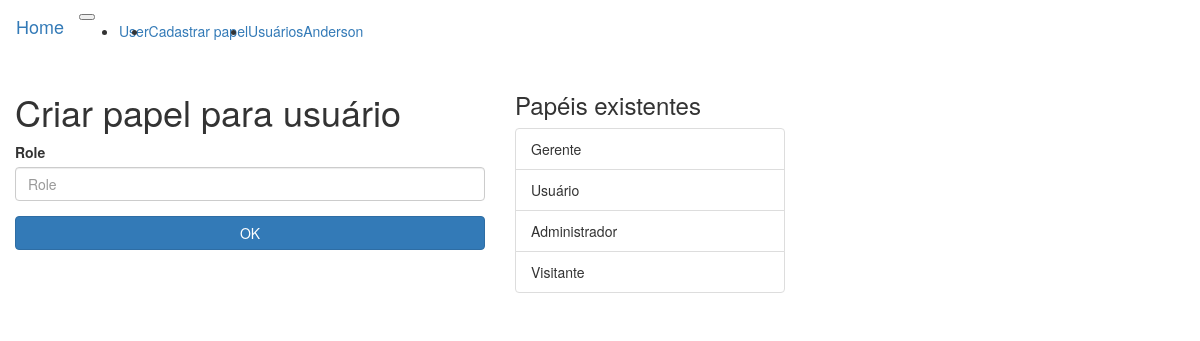
Page /create_role (signed in) on the committed database.
### app/models.py (models this page shows, shortened)
class User(db.Model, UserMixin):
    __tablename__ = 'users'
    id = db.Column(db.Integer, primary_key=True)
    username = db.Column(db.String(64), unique=True, index=True)
    role_id = db.Column(db.Integer, db.ForeignKey('roles.id'))
    password_hash = db.Column(db.String(128))
    @property
    def password(self):
        raise AttributeError('password is not readable')

class Role(db.Model):
    __tablename__ = 'roles'
    id = db.Column(db.Integer, primary_key=True)
    name = db.Column(db.String(64), unique=True)
    users = db.relationship('User', backref='role')

### app/main/views.py (the view, shortened to what this page needs)
@main.route('/create_role', methods=["GET", "POST"])
def create_role():
    roles = Role.query.all()
    form = RoleForm()
    return render_template('create_role.html', form=form, roles=roles)

### app/main/forms.py
class RoleForm(FlaskForm):
    role_name = StringField('Role', validators=[ DataRequired() ])
    submit = SubmitField('OK')

### app/models.py (called while the page is built)
@login_manager.user_loader
def load_user(user_id):
    return User.query.get(int(user_id))

### app/templates/create_role.html (shortened to what this page needs)
{% extends 'base.html' %}
{% import "bootstrap/wtf.html" as wtf %}
{% block content %}
    <div class="container-fluid">
        <div class="row justify-content-center my-4">
            <div class="col-sm-9 col-md-8 col-xs-5 col-lg-5 mx-4">
                <h1 class="my-4">Criar papel para usuário</h1>
                <form method="POST" role="form">
                    {{ wtf.form_field(form.role_name, class='form-control', placeholder=form
                    .role_name.label.text) }}
                    {{ wtf.form_field(form.submit, class='btn btn-block btn-primary') }}
                </form>
            </div>
            <div class="col-sm-3 col-md-4 col-xs-3 col-lg-3 mt-4">
                <h3>Papéis existentes</h3>
                <ul class="list-group my-4">
                    {% for role in roles %}
                        <li class="list-group-item">
                            {{ role.name }}
                        </li>
                    {% endfor %}
                </ul>
            </div>
        </div>
    </div>
{% endblock %}

### app/templates/base.html (shortened to what this page needs)
{% extends "bootstrap/base.html" %}
{% block navbar %}
    <nav class="navbar navbar-expand-lg navbar-light bg-light">
        <a class="navbar-brand" href="/">Home</a>
        <button class="navbar-toggler" type="button" data-toggle="collapse" data-target="#navbarSupportedContent" aria-controls="navbarSupportedContent" aria-expanded="false" aria-label="Toggle navigation">
        </button>
        <div class="collapse navbar-collapse" id="navbarSupportedContent">
            <ul class="navbar-nav mr-auto">
                <li class="nav-item">
                    {% if current_user.is_authenticated %}
                        <a class="nav-link" href="/user/{{ current_user.username }}">User</a>
                    {% endif %}
                </li>
                {% if current_user.is_authenticated %}
                    <li class="nav-item">
                        <a class="nav-link" href="/create_role">Cadastrar papel</a>
                    </li>
                {% endif %}
                <li class="nav-item">
                    <a class="nav-link" href="/users">Usuários</a>
                </li>
            </ul>
            {% if current_user.is_authenticated %}
                <div class="dropdown">
                    <a class="dropdown-toggle" href="#" role="button"
                     id="link" data-toggle="dropdown" aria-haspopup="true"
                     aria-expanded="false">
                        {{ current_user.username }}
                    </a>
                </div>
            {% else %}
                <a class="nav-link text-dark" href="/login">Login</a>
                <a class="nav-link text-dark" href="/register">Cadastre-se</a>
            {% endif %}
        </div>
    </nav>
{% endblock %}

### rows in the picture
User: username "Anderson"
Role: name "Gerente"
Role: name "Usuário"
Role: name "Administrador"
Role: name "Visitante"
